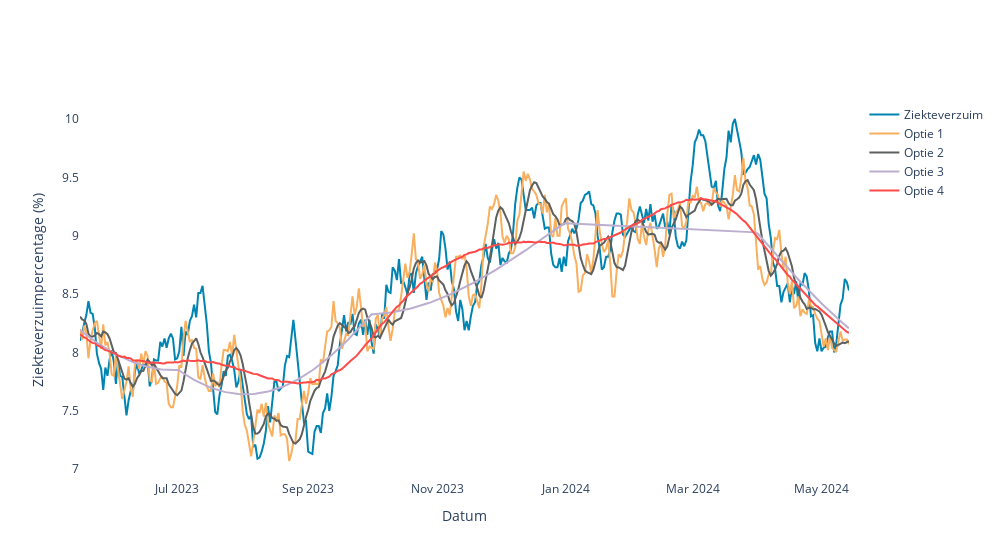

Source (notebook cell):
### Markdown cell above
**Opgave 3.2.** Bij meerdere metrieken kan het voorkomen dat voor sommige metrieken model A beter presenteert en voor andere metrieken model B. Hoe bepaal je dan welk model je moet kiezen? 

# 4. Impact & gevolg

Na een eerste beoordeling volgt een actie. Afhankelijk van welke actie, dient er rekening gehouden worden met de impact en het gevolg op het model. 

De eerste actie welke we beschrijven is voor de forecaster. In de bovenstaande voorbeelden zijn standaard instellingen gekozen voor het model. De voorspelling die het oplevert voldoen nog niet. Door het aanpassen van de instellingen, kun je tot een beter model komen. 

**Instellingen voor het voortschrijdend gemiddelde**

Het voortschrijdend gemiddelde kent in deze toepassing twee variabelen:
* *vensterlengte*: Het aantal dagen voorafgaand waar het gemiddelde voor berekend wordt. Oftewel, bij 7 wordt het gemiddelde genomen van 7 voorafgaande dagen (lees: week). De minimumwaarde voor vensterlengte is 1. 
* *verschuiving*: Het aantal dagen dat teruggekeken moet worden. Oftewel, bij 28 (4-wekelijks patroon) gaat het model 4 weken terug en neemt dan de voorgaande window_size om het gemiddelde te bepalen. De minimumwaarde voor verschuiving is 0.

Zie tevens het plaatje hieronder:

![Instellingen bij voortschrijdend gemiddelde](https://raw.githubusercontent.com/dsa-playground/tvt2024/main/images/voortschrijdend_gem_instellingen.png)

**Instellingen voor regressie**

Het regressiemodel kent in deze toepassing drie variabelen:
* *jaarlijks_patroon*: Denk je dat er een jaarpatroon in het ziekteverzuim is? Dan kies je voor True. Zo niet, dan kies je False.
* *wekelijks_patroon*: Denk je dat er een weekpatroon in het ziekteverzuim is? Dan kies je voor True. Zo niet, dan kies je False.
* *graad*: De graad is een geheel getal, beginnend bij 1. Afhankelijk van welk getal je kiest, bepaald hoe gezocht wordt naar de best passende lijn.

Zie tevens plaatje hieronder:

![Instellingen bij regressie](https://raw.githubusercontent.com/dsa-playground/tvt2024/main/images/regressie_instellingen.png)

**Opgave 4.1.** In de onderstaande tabel staan verschillende instellingen. Door de cel hieronder te draaien worden de opties uitgerekend voor de testperiod (laatste jaar). Dit levert:
- Een grafiek van het ziekteverzuim en de voorspelling van de verschillende opties. Door te klikken op de lijnen in de legenda kun je ze (tijdelijk) weghalen. 
- Een tabel met metrieken (eronder) van de verschillende opties. 

Welke van de volgende instelling levert het beste resultaat op? 

|Optie 1 | Optie 2 | Optie 3 | Optie 4 |
|:---|:---|:---|:---|
|Voortschrijdend gemiddelde:<ul><li>vensterlengte = 1</li><li>verschuiving = 365</li></ul>|Voortschrijdend gemiddelde:<ul><li>vensterlengte = 7</li><li>verschuiving = 365</li></ul>|Regressiemode:<ul><li>jaarlijks_patroon=True</li><li>wekelijks_patroon=False</li><li>graad=1</li></ul>|Regressiemode:<ul><li>jaarlijks_patroon=True</li><li>wekelijks_patroon=True</li><li>graad=2</li></ul>|

### Code cell
opties_berekenen(data)

### Figure 1 — Plotly figure (JSON) as saved in the notebook; plotly's stock layout.template omitted (floating-point values rounded to 4 significant figures; data arrays with more than 128 entries replaced by an {"elided": "..."} marker saying what was removed)
{"data": [{"line": {"color": "#0084B2"}, "mode": "lines", "name": "Ziekteverzuim", "type": "scatter", "x": {"elided": "365 str values"}, "y": {"elided": "365 float values"}}, {"line": {"color": "#F8AF5E"}, "mode": "lines", "name": "Optie 1", "type": "scatter", "x": {"elided": "365 str values"}, "y": {"elided": "365 float values"}}, {"line": {"color": "#5C605F"}, "mode": "lines", "name": "Optie 2", "type": "scatter", "x": {"elided": "365 str values"}, "y": {"elided": "365 float values"}}, {"line": {"color": "#BCAECE"}, "mode": "lines", "name": "Optie 3", "type": "scatter", "x": {"elided": "365 str values"}, "y": {"elided": "365 float values"}}, {"line": {"color": "#fe4a49"}, "mode": "lines", "name": "Optie 4", "type": "scatter", "x": {"elided": "365 str values"}, "y": {"elided": "365 float values"}}], "layout": {"autosize": false, "paper_bgcolor": "white", "plot_bgcolor": "white", "width": 1000, "xaxis": {"title": {"text": "Datum"}}, "yaxis": {"title": {"text": "Ziekteverzuimpercentage (%)"}}}}
